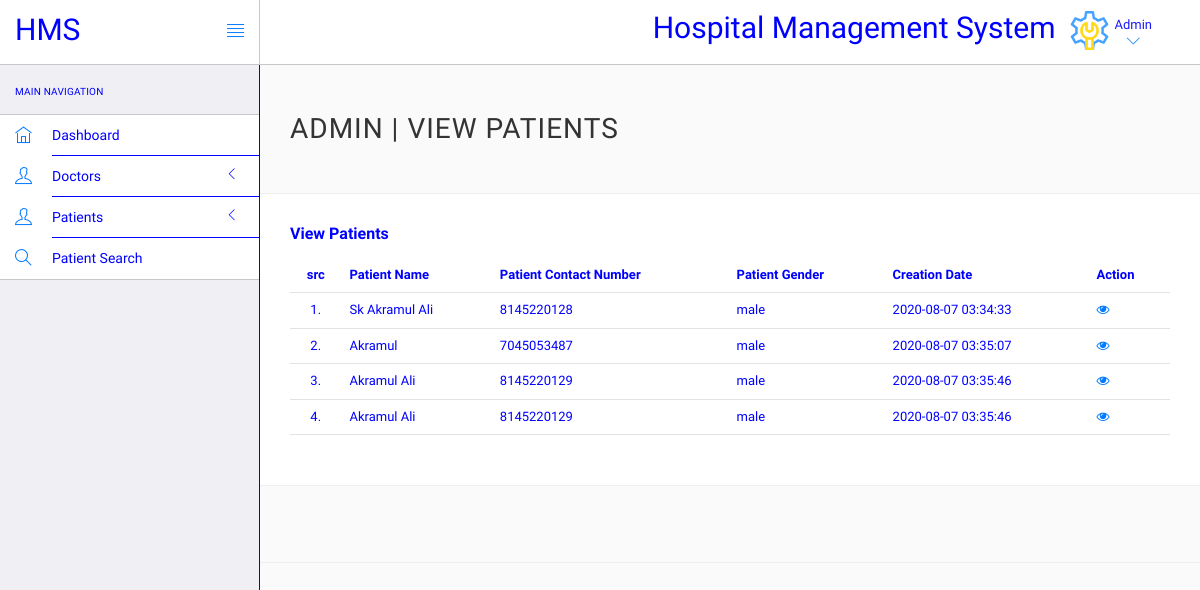
Page /Project/login/admin/manage-patient.php (signed in) on the committed database.
### tables this page shows
CREATE TABLE `tblpatient` (
  `ID` int(10) NOT NULL,
  `Docid` int(10) DEFAULT NULL,
  `PatientName` varchar(20) DEFAULT NULL,
  `PatientContno` bigint(10) DEFAULT NULL,
  `PatientEmail` varchar(30) DEFAULT NULL,
  `PatientGender` varchar(10) DEFAULT NULL,
  `PatientAdd` mediumtext DEFAULT NULL,
  `PatientAge` int(10) DEFAULT NULL,
  `PatientMedhis` mediumtext DEFAULT NULL,
  `CreationDate` timestamp NULL DEFAULT current_timestamp()
);

### Project/login/admin/manage-patient.php (the view, shortened to what this page needs)
<?php
include('include/config.php');
?>
<!DOCTYPE html>
<html lang="en">
	<head>
		<link rel="stylesheet" href="vendor/bootstrap/css/bootstrap.min.css">
		<link rel="stylesheet" href="vendor/fontawesome/css/font-awesome.min.css">
		<link rel="stylesheet" href="vendor/themify-icons/themify-icons.min.css">
		<link rel="stylesheet" href="assets/css/styles.css">
		<link rel="stylesheet" href="assets/css/plugins.css">
		<link rel="stylesheet" href="assets/css/themes/theme-1.css" id="skin_color" />
	</head>
	<body>
		<div id="app">
		<div class="sidebar app-aside" id="sidebar">
       <div class="sidebar-container perfect-scrollbar">
<nav>
						<div class="navbar-title">
							<span>Main Navigation</span>
						</div>
						<ul class="main-navigation-menu">
							<li>
								<a href="dashboard.php">
									<div class="item-content">
										<div class="item-media">
											<i class="ti-home"></i>
										</div>
										<div class="item-inner">
											<span class="title"> Dashboard </span>
										</div>
									</div>
								</a>
							</li>
							<li>
								<a href="javascript:void(0)">
									<div class="item-content">
										<div class="item-media">
											<i class="ti-user"></i>
										</div>
										<div class="item-inner">
											<span class="title"> Doctors </span><i class="icon-arrow"></i>
										</div>
									</div>
								</a>
								</li>
								<li>
								<a href="javascript:void(0)">
									<div class="item-content">
										<div class="item-media">
											<i class="ti-user"></i>
										</div>
										<div class="item-inner">
											<span class="title"> Patients </span><i class="icon-arrow"></i>
										</div>
									</div>
								</a>
								</li>
								<li>
								<a href="patient-search.php">
									<div class="item-content">
										<div class="item-media">
											<i class="ti-search"></i>
										</div>
										<div class="item-inner">
											<span class="title"> Patient Search </span>
										</div>
									</div>
								</a>
							</li>
						</ul>
					</nav>
					</div>
			</div>
<div class="app-content">
<header class="navbar navbar-default navbar-static-top">
					<div class="navbar-header">
						<a class="navbar-brand" href="#">
							<h2 style="padding-top:20%;font-family:Numans;">HMS</h2>
						</a>
						<a href="#" class="sidebar-toggler pull-right visible-md visible-lg" data-toggle-class="app-sidebar-closed" data-toggle-target="#app">
							<i class="ti-align-justify"></i>
						</a>
					</div>
					<div class="navbar-collapse collapse">
						<ul class="nav navbar-right">
								<li  style="padding-top:2%;font-family:Numans;">
								<h2>Hospital Management System</h2>
							</li>
							<li class="dropdown current-user">
								<a href class="dropdown-toggle" data-toggle="dropdown">
									<img src="assets/images/admin.png" > <span class="username">Admin<i class="ti-angle-down"></i></i></span>
								</a>
							</li>
						</ul>
					</div>
				</header>
<div class="main-content" >
<div class="wrap-content container" id="container">
<section id="page-title">
<div class="row">
<div class="col-sm-8">
<h1 class="mainTitle">Admin | View Patients</h1>
</div>
</div>
</section>
<div class="container-fluid container-fullw bg-white">
<div class="row">
<div class="col-md-12">
<h5 class="over-title margin-bottom-15"><span class="text-bold">View Patients</span></h5>
<table class="table table-hover" id="sample-table-1">
<thead>
<tr>
<th class="center">src</th>
<th>Patient Name</th>
<th>Patient Contact Number</th>
<th>Patient Gender </th>
<th>Creation Date </th>
<th>Action</th>
</tr>
</thead>
<tbody>
<?php
$sql=mysqli_query($con,"select * from tblpatient");
$cnt=1;
while($row=mysqli_fetch_array($sql))
{
?>
<tr>
<td class="center"><?php echo $cnt;?>.</td>
<td class="hidden-xs"><?php echo $row['PatientName'];?></td>
<td><?php echo $row['PatientContno'];?></td>
<td><?php echo $row['PatientGender'];?></td>
<td><?php echo $row['CreationDate'];?></td>
<td>
<a href="view-patient.php?viewid=<?php echo $row['ID'];?>"><i class="fa fa-eye"></i></a>
</td>
</tr>
<?php
$cnt=$cnt+1;
 }?>
</tbody>
</table>
</div>
</div>
</div>
</div>
</div>
</div>
<hr>
		</div>
	</body>
</html>

### Project/login/admin/assets/css/plugins.css (style rules this page uses)
* { margin: 0px; padding: 0px; box-sizing: border-box; font-family:Numans; }
.perfect-scrollbar { overflow-y: hidden !important; }

### Project/login/admin/assets/css/themes/theme-1.css (style rules this page uses)
body { background: #FAFAFA; }
header .navbar-header { background: #ffffff !important; border-right-color: #c8c7cc !important; border-bottom-color: #c8c7cc !important; }
header .navbar-header .sidebar-toggler, header .navbar-header .sidebar-mobile-toggler { color: #007aff !important; }
header .navbar-header .navbar-brand { color: blue !important; }
header .navbar-collapse { background: #ffffff !important; border-bottom-color: #c8c7cc !important; box-shadow: none !important; }
header .navbar-collapse .navbar-right > li > a { color: blue; }
header .navbar-collapse .navbar-right > li > a i { color: #007aff !important; }
#sidebar { background: #EFEFF4 !important; }
#sidebar:before { border-right-width: "1px" !important; border-right-style: solid; border-right-color: #c8c7cc !important; }
#sidebar nav { border-right-width: "1px" !important; border-right-style: solid; border-right-color:blue !important; }
#sidebar nav .navbar-title { color:blue; }
#sidebar nav > ul { background: #ffffff !important; border-bottom-color: #c8c7cc !important; border-top-color: #c8c7cc !important; }
#sidebar nav > ul > li > a .item-media > i { color: #007aff !important; }
#sidebar nav > ul > li > a .item-inner { color:blue!important; border-bottom-color:blue; }

### rows in the picture
tblpatient: PatientName "Sk Akramul Ali", PatientContno "8145220128", PatientGender "male", CreationDate "2020-08-07 03:34:33"
tblpatient: PatientName "Akramul", PatientContno "7045053487", PatientGender "male", CreationDate "2020-08-07 03:35:07"
tblpatient: PatientName "Akramul Ali", PatientContno "8145220129", PatientGender "male", CreationDate "2020-08-07 03:35:46"
tblpatient: PatientName "Akramul Ali", PatientContno "8145220129", PatientGender "male", CreationDate "2020-08-07 03:35:46"
